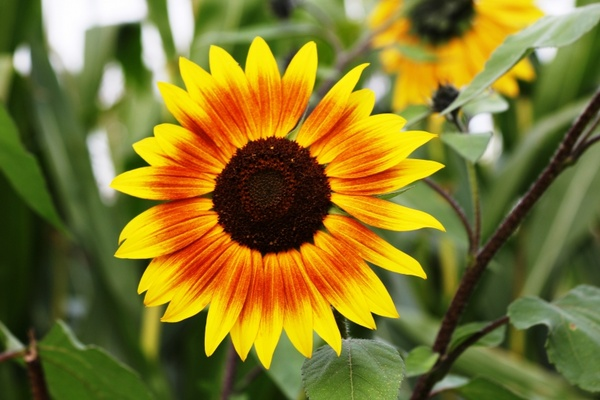
#> input picture IPR_Tut2/download.jpg, 600 x 400 px
$ python morphological.py
#> lines starting #> are read from the running program, lines starting #| are printed output that depends on the picture; after the words box and inside, x2 and y2 are one past the last pixel; in counts of white or black regions, pixels touching at a corner belong together
import cv2
import numpy as np
import matplotlib.pyplot as plt

# Load an image in grayscale
image_path = 'download.jpg'  # Replace with your image path
gray_image = cv2.imread(image_path, cv2.IMREAD_GRAYSCALE)
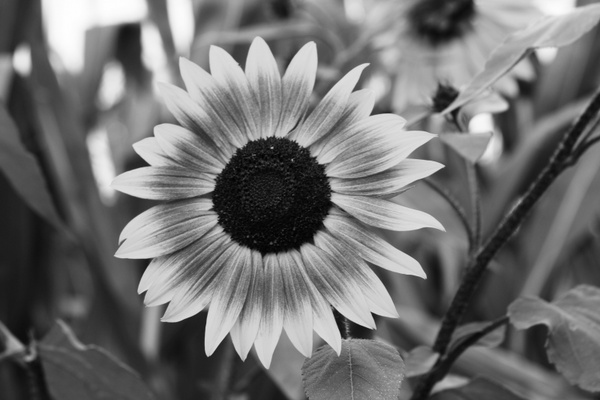
#> gray_image: shape (400, 600); min 0, max 255, mean 112.6

# Convert it to a binary image
_, binary_image = cv2.threshold(gray_image, 127, 255, cv2.THRESH_BINARY)
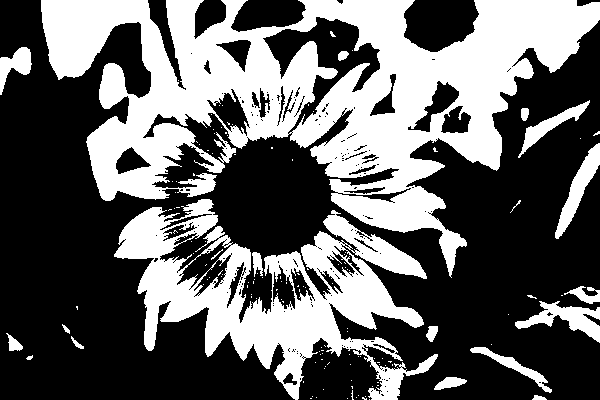
#> binary_image: shape (400, 600); 38.9% white; 139 white regions (119 under 20 px), largest, box (x1, y1, x2, y2) and area: (41, 0, 600, 278) 61970, (114, 199, 438, 400) 24705, (515, 301, 600, 343) 1385

# Define a kernel for morphological operations
kernel = np.ones((5, 5), np.uint8)

# Erosion
erosion = cv2.erode(binary_image, kernel, iterations=1)
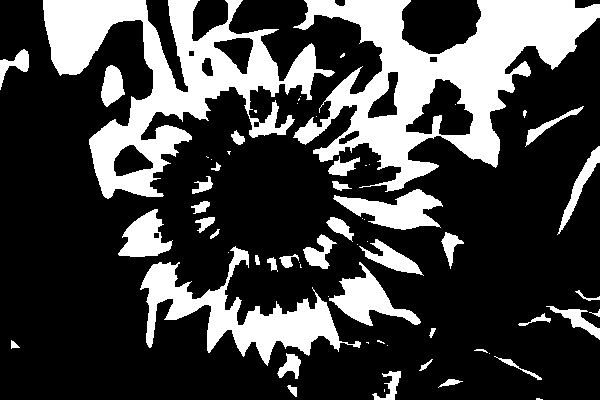
#> erosion: shape (400, 600); 26.8% white; 65 white regions (26 under 20 px), largest, box (x1, y1, x2, y2) and area: (293, 0, 600, 192) 23340, (43, 0, 335, 199) 19674, (140, 246, 361, 366) 7741

# Dilation
dilation = cv2.dilate(binary_image, kernel, iterations=1)
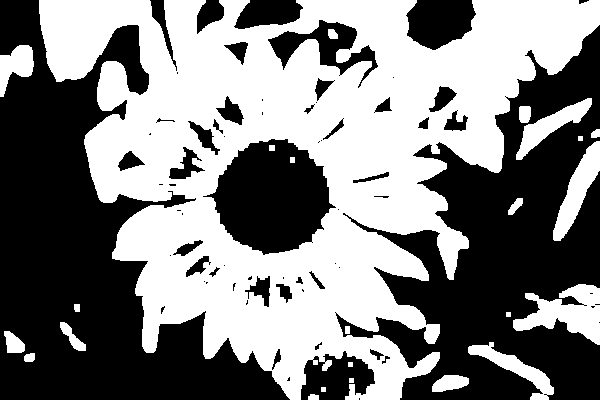
#> dilation: shape (400, 600); 50.3% white; 69 black regions (32 under 20 px), largest, box (x1, y1, x2, y2) and area: (0, 0, 290, 400) 50333, (335, 25, 600, 400) 44596, (203, 139, 336, 255) 9955

# Opening (Erosion followed by Dilation)
opening = cv2.morphologyEx(binary_image, cv2.MORPH_OPEN, kernel)
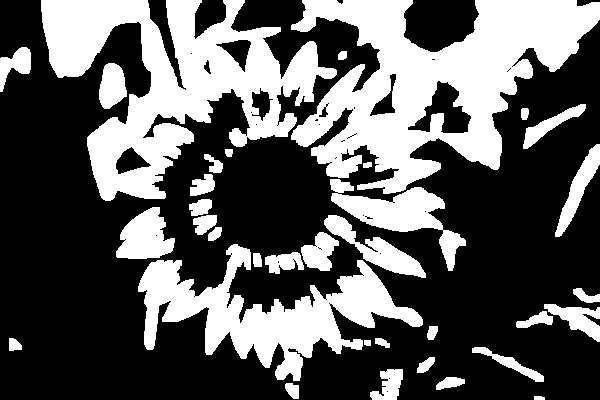
#> opening: shape (400, 600); 36.2% white; 35 white regions, largest, box (x1, y1, x2, y2) and area: (291, 0, 600, 194) 28961, (41, 0, 337, 201) 25226, (138, 244, 423, 381) 14114

# Closing (Dilation followed by Erosion)
closing = cv2.morphologyEx(binary_image, cv2.MORPH_CLOSE, kernel)
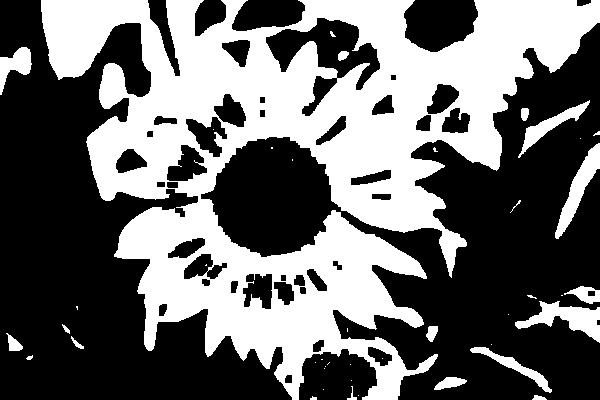
#> closing: shape (400, 600); 41.8% white; 43 white regions (24 under 20 px), largest, box (x1, y1, x2, y2) and area: (41, 0, 600, 400) 93927, (515, 301, 600, 343) 1480, (555, 143, 600, 239) 1286

# Display results
titles = ['Original Binary Image', 'Erosion', 'Dilation', 'Opening', 'Closing']
images = [binary_image, erosion, dilation, opening, closing]

for i in range(5):
    plt.subplot(2, 3, i + 1), plt.imshow(images[i], 'gray')
    plt.title(titles[i])
    plt.xticks([]), plt.yticks([])

plt.show()
